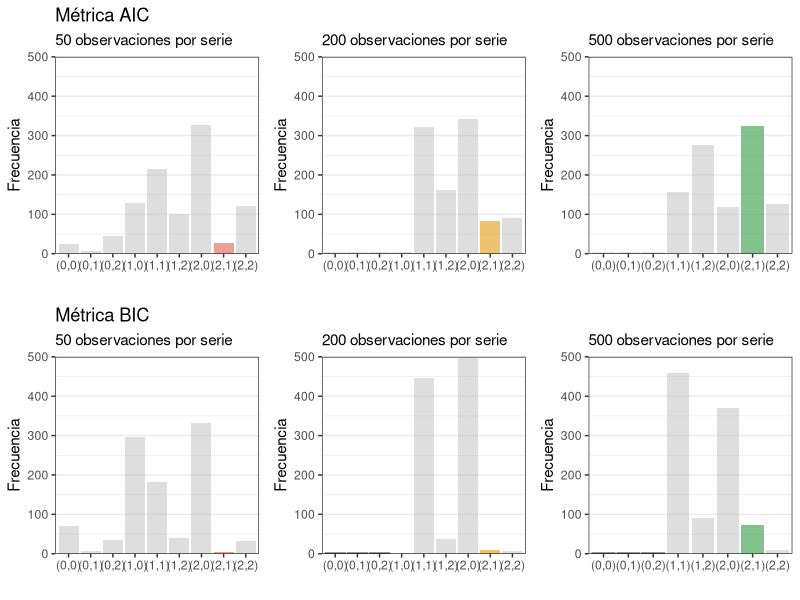

Write R code to recreate this figure. (Note: this script raises an error after producing the figure.)

library(ggplot2)
library(tidyverse)
library(gridExtra)


# Leo los datos guardados: 
arma_21_500 <- read.csv("data/selec_modelo_arma21_500.csv", header = TRUE)
arma_21_200 <- read.csv("data/selec_modelo_arma21_200.csv", header = TRUE)
arma_21_50 <- read.csv("data/selec_modelo_arma21_50.csv", header = TRUE)
colnames(arma_21_500)

g1 <- arma_21_50 %>% ggplot(aes(ID_aic)) + 
  geom_bar(fill = alpha("gray", 0.5)) +
  geom_bar(data=subset(arma_21_50, ID_aic=="(2,1)"), fill = alpha("tomato", 0.5), size = 0.5) +
  labs(x="",y="Frecuencia") + ggtitle("Métrica AIC", subtitle = "50 observaciones por serie") +
  scale_y_continuous(expand = c(0, 0), limits = c(0,500)) +  # Agregamos expand = c(0, 0)
  theme_bw() +
  theme(panel.grid.major.x = element_blank(), # Saca lineas de cuadricula
        panel.grid.minor.x = element_blank()) 

unique(arma_21_200$ID_aic)
puntos <- data.frame(opciones = c("(0,0)","(0,1)", "(0,2)", "(1,0)"), valor =rep(0,4))

g2 <- arma_21_200 %>% ggplot(aes(ID_aic)) + 
  geom_bar(fill = alpha("gray", 0.5)) +
  geom_bar(data=subset(arma_21_200, ID_aic=="(2,1)"), fill=alpha("orange",0.5), size=0.5) +
  geom_bar(data = puntos, aes(opciones), colour = "gray", size = 0.5)+
  labs(x="",y="Frecuencia") + ggtitle("", subtitle = "200 observaciones por serie") +
  scale_y_continuous(expand = c(0, 0), limits = c(0,500)) +  # Agregamos expand = c(0, 0)
  theme_bw() +
  theme(panel.grid.major.x = element_blank(), # Saca lineas de cuadricula
        panel.grid.minor.x = element_blank()) 

unique(arma_21_500$ID_aic)
puntos_b <- data.frame(opciones = c("(0,0)","(0,1)", "(0,2)"), valor =rep(0,3))
g3 <- arma_21_500 %>% ggplot(aes(ID_aic)) + 
  geom_bar(fill = alpha("gray", 0.5)) +
  geom_bar(data=subset(arma_21_500, ID_aic=="(2,1)"), fill=alpha("#26A63A",0.5), size=0.5) +
  geom_bar(data = puntos_b, aes(opciones), colour = "gray", size = 0.5)+
  labs(x="",y="Frecuencia") + ggtitle("", subtitle = "500 observaciones por serie") +
  scale_y_continuous(expand = c(0, 0), limits = c(0,500)) +  # Agregamos expand = c(0, 0)
  theme_bw() +
  theme(panel.grid.major.x = element_blank(), # Saca lineas de cuadricula
        panel.grid.minor.x = element_blank()) 


g4 <- arma_21_50 %>% ggplot(aes(ID_bic)) + 
  geom_bar(fill = alpha("gray", 0.5)) +
  geom_bar(data=subset(arma_21_50, ID_bic=="(2,1)"),fill = alpha("tomato", 0.5), size=0.5) +
  labs(x="",y="Frecuencia") + ggtitle("Métrica BIC", subtitle = "50 observaciones por serie") +
  scale_y_continuous(expand = c(0, 0), limits = c(0,500)) +  # Agregamos expand = c(0, 0)
  theme_bw() +
  theme(panel.grid.major.x = element_blank(), # Saca lineas de cuadricula
        panel.grid.minor.x = element_blank()) 


unique(arma_21_200$ID_bic)
puntos_b <- data.frame(opciones = c("(0,0)","(0,1)", "(0,2)"), valor =rep(0,3))
g5 <- arma_21_200 %>% ggplot(aes(ID_bic)) + 
  geom_bar(fill = alpha("gray", 0.5)) +
  geom_bar(data=subset(arma_21_200, ID_bic=="(2,1)"),fill=alpha("orange",0.5), size=0.5) +
  geom_bar(data = puntos_b, aes(opciones), colour = "black", size = 0.5)+
  labs(x="",y="Frecuencia") + ggtitle("", subtitle = "200 observaciones por serie") +
  scale_y_continuous(expand = c(0, 0), limits = c(0,500)) +  # Agregamos expand = c(0, 0)
  theme_bw() +
  theme(panel.grid.major.x = element_blank(), # Saca lineas de cuadricula
        panel.grid.minor.x = element_blank()) 


unique(arma_21_500$ID_bic)
g6 <- arma_21_500 %>% ggplot(aes(ID_bic)) + 
  geom_bar(fill = alpha("gray", 0.5)) +
  geom_bar(data=subset(arma_21_500, ID_bic=="(2,1)"), fill=alpha("#26A63A",0.5), size=0.5) +
  geom_bar(data = puntos_b, aes(opciones), colour = "black", size = 0.5)+
  labs(x="",y="Frecuencia") + ggtitle("", subtitle = "500 observaciones por serie") +
  scale_y_continuous(expand = c(0, 0), limits = c(0,500)) +  # Agregamos expand = c(0, 0)
  theme_bw() +
  theme(panel.grid.major.x = element_blank(), # Saca lineas de cuadricula
        panel.grid.minor.x = element_blank()) 


selec_arma_21 <- grid.arrange(g1,g2,g3,g4,g5,g6, nrow=2)


# Leo los datos guardados para arma22
arma_22_500 <- read.csv("data/selec_modelo_arma22_500.csv", header = TRUE)
arma_22_200 <- read.csv("data/selec_modelo_arma22_200.csv", header = TRUE)
arma_22_50 <- read.csv("data/selec_modelo_arma22_50.csv", header = TRUE)

unique(arma_22_50$ID_aic)
puntos_c <- data.frame(opciones = c("(0,0)","(0,1)"), valor =rep(0,2))
g7 <- arma_22_50 %>% ggplot(aes(ID_aic)) + 
  geom_bar(fill = alpha("gray", 0.5)) +
  geom_bar(data=subset(arma_22_50, ID_aic=="(2,2)"), fill = alpha("tomato", 0.5), size = 0.5) +
  geom_bar(data = puntos_c, aes(opciones), colour = "gray", size = 0.5)+
  labs(x="",y="Frecuencia") + ggtitle("Métrica AIC", subtitle = "50 observaciones por serie") +
  scale_y_continuous(expand = c(0, 0), limits = c(0,500)) +  # Agregamos expand = c(0, 0)
  theme_bw() +
  theme(panel.grid.major.x = element_blank(), # Saca lineas de cuadricula
        panel.grid.minor.x = element_blank()) 


# Para el g2 agrego los puntos adicionales que corresponden a los modelos 
# nunca elegidos y le asigno cero en en eje y:
# Crear un nuevo dataframe con el punto adicional (1,0)
unique(arma22_200$ID_aic)
puntos <- data.frame(opciones = c("(0,0)","(0,1)", "(0,2)", "(1,0)"), valor =rep(0,4))

g8 <- arma_22_200 %>% ggplot(aes(ID_aic)) + 
  geom_bar(fill = alpha("gray", 0.5)) +
  geom_bar(data=subset(arma_22_200, ID_aic=="(2,2)"), fill=alpha("orange",0.5), size=0.5) +
  geom_bar(data = puntos, aes(opciones), colour = "gray", size = 0.5)+
  labs(x="",y="Frecuencia") + ggtitle("", subtitle = "200 observaciones por serie") +
  scale_y_continuous(expand = c(0, 0), limits = c(0,500)) +  # Agregamos expand = c(0, 0)
  theme_bw() +
  theme(panel.grid.major.x = element_blank(), # Saca lineas de cuadricula
        panel.grid.minor.x = element_blank()) 

unique(arma_22_500$ID_aic)
puntos_d <- data.frame(opciones = c("(0,0)","(0,1)","(1,0)" ,"(0,2)", "(1,1)"), valor =rep(0,5))
g9 <- arma_22_500 %>% ggplot(aes(ID_aic)) + 
  geom_bar(fill = alpha("gray", 0.5)) +
  geom_bar(data=subset(arma_22_500, ID_aic=="(2,2)"), fill=alpha("#26A63A",0.5), size=0.5) +
  geom_bar(data = puntos_d, aes(opciones), colour = "gray", size = 0.5)+
  labs(x="",y="Frecuencia") + ggtitle("", subtitle = "500 observaciones por serie") +
  scale_y_continuous(expand = c(0, 0), limits = c(0,600)) +  # Agregamos expand = c(0, 0)
  theme_bw() +
  theme(panel.grid.major.x = element_blank(), # Saca lineas de cuadricula
        panel.grid.minor.x = element_blank()) 

unique(arma_22_50$ID_bic)
g10 <- arma_22_50 %>% ggplot(aes(ID_bic)) + 
  geom_bar(fill = alpha("gray", 0.5)) +
  geom_bar(data=subset(arma_22_50, ID_bic=="(2,2)"), fill = alpha("tomato", 0.5), size=0.5) +
  labs(x="",y="Frecuencia") + ggtitle("Métrica BIC", subtitle = "50 observaciones por serie") +
  scale_y_continuous(expand = c(0, 0), limits = c(0,600)) +  # Agregamos expand = c(0, 0)
  theme_bw() +
  theme(panel.grid.major.x = element_blank(), # Saca lineas de cuadricula
        panel.grid.minor.x = element_blank()) 

unique(arma_22_200$ID_bic)
puntos <- data.frame(opciones = c("(0,0)","(0,1)", "(0,2)", "(1,0)"), valor =rep(0,4))
g11 <- arma_22_200 %>% ggplot(aes(ID_bic)) + 
  geom_bar(fill = alpha("gray", 0.5)) +
  geom_bar(data=subset(arma_22_200, ID_bic=="(2,2)"), fill=alpha("orange",0.5), size=0.5) +
  geom_bar(data = puntos, aes(opciones), colour = "gray", size = 0.5)+
  labs(x="",y="Frecuencia") + ggtitle("", subtitle = "200 observaciones por serie") +
  scale_y_continuous(expand = c(0, 0), limits = c(0,600)) +  # Agregamos expand = c(0, 0)
  theme_bw() +
  theme(panel.grid.major.x = element_blank(), # Saca lineas de cuadricula
        panel.grid.minor.x = element_blank())

unique(arma_22_500$ID_bic)
g12 <- arma_22_500 %>% ggplot(aes(ID_bic)) + 
  geom_bar(fill = alpha("gray", 0.5)) +
  geom_bar(data=subset(arma_22_500, ID_bic=="(2,2)"), fill=alpha("#26A63A",0.5), size=0.5) +
  geom_bar(data = puntos_d, aes(opciones), colour = "gray", size = 0.5)+
  labs(x="",y="Frecuencia") + ggtitle("", subtitle = "500 observaciones por serie") +
  scale_y_continuous(expand = c(0, 0), limits = c(0,600)) +  # Agregamos expand = c(0, 0)
  theme_bw() +
  theme(panel.grid.major.x = element_blank(), # Saca lineas de cuadricula
        panel.grid.minor.x = element_blank())


selec_arma_22 <- grid.arrange(g7,g8,g9,g10,g11,g12, nrow=2)

